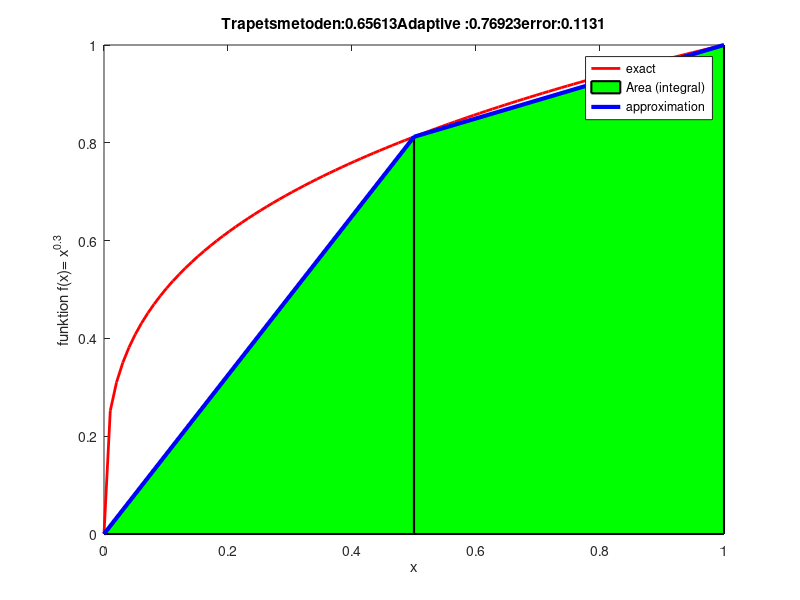

MATLAB code to generate this figure:
close all;
clear

 fun = @(x) x.^(0.3)
   
  
% definition av integration intervalet [n,p]

n= 0;
p= 1.0

% gammalt  matlab-funktion
 Q1 =  quadl(fun,n,p);

Q =  integral(fun,n,p);

fun_exact = 0;
x_exact = linspace(n, p);
N = size(x_exact,2)

  fun_calc = 0;
m= (n+p)/2.0;
x_calc = [n,m,p];
N_calc = 3;

% Simpsons formel

int_simpson  = ((p-n)/6.0)*(fun(n) +  4.0*fun(m) +  fun(p));
  
  for i = 1:N
	    func_exact(i) =fun(x_exact(i));
end


for i = 1:N_calc
	  frac1 = ((x_calc(i)- m)*(x_calc(i)- p))/((n - m)*(n-p));

          frac2 = ((x_calc(i)- n)*(x_calc(i)- p))/(( m - n)*(m  - p));
	    
          frac3 = ((x_calc(i)- n)*(x_calc(i)- m))/((p-n)*(p - m));
	    
         fun_calc(i) = fun(n)*frac1 + fun(m)*frac2 + fun(p)*frac3;

end

% trapetsmetoden
int_trap = trapz(x_calc,  fun_calc);


figure
plot(x_exact,func_exact, ' r-',  'LineWidth',2)

  
xverts = [x_calc(1:end-1);x_calc(1:end-1);x_calc(2:end);x_calc(2:end)];
yverts = [zeros(1,N_calc-1);fun_calc(1:end-1);fun_calc(2:end);zeros(1,N_calc-1)];
hold on


patch(xverts, yverts,'g','LineWidth',1.5)

plot(x_calc, fun_calc ,'b','LineWidth',3);

error1 = abs(Q-int_simpson)
error2 = abs(Q-int_trap)
  
  xlabel('x')
  ylabel('funktion f(x)= x^{0.3}')
  legend('exact ','Area (integral)','approximation ');

           title(['Trapetsmetoden:',num2str(int_trap), 'Adaptive :',num2str(Q),'error:',num2str(error2)]);
